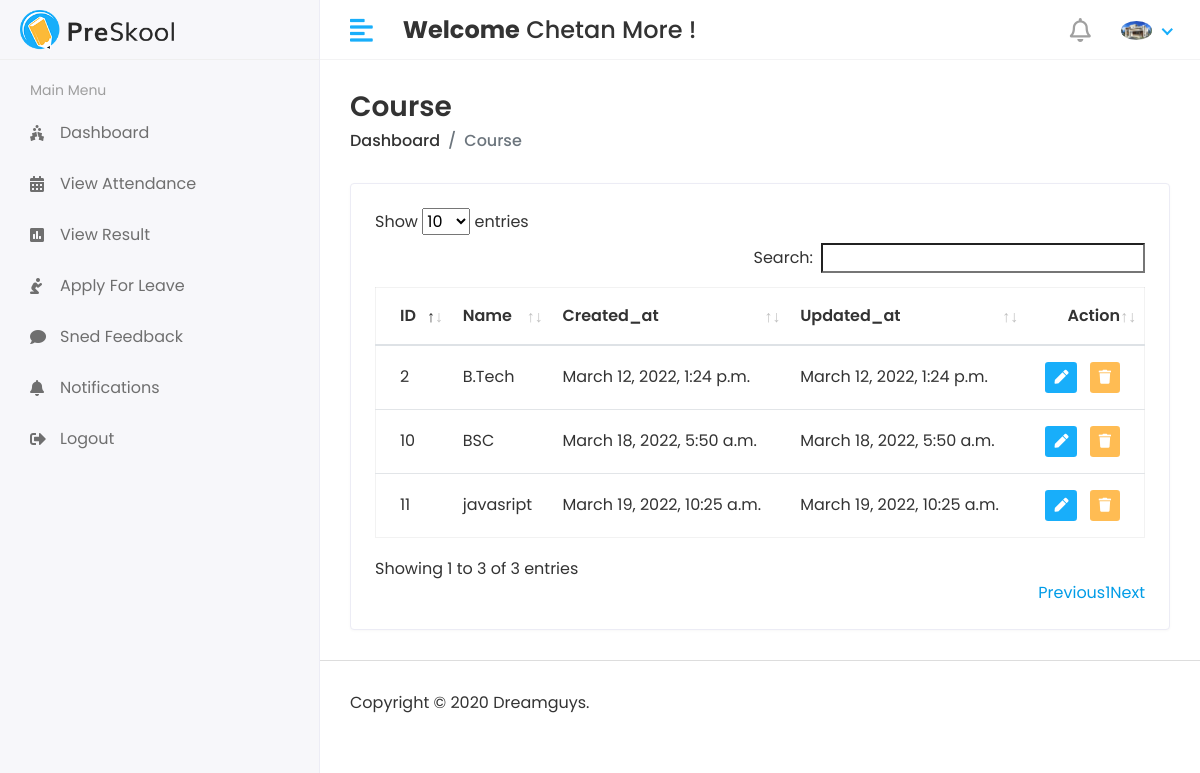
The page /Hod/Course/View (signed in) on the database its author committed.
### app/models.py (models this page shows, shortened)
class CustomUser(AbstractUser):
    USER = (
        (1, 'HOD'),
        (2, 'STAFF'),
        (3, 'STUDENT'),
    )
    user_type = models.CharField(choices=USER, max_length=50, default=1)
    profile_pic = models.ImageField(upload_to='media/profile_pic')

class Course(models.Model):
    name = models.CharField(max_length=100)
    created_at = models.DateTimeField(auto_now_add=True)
    updated_at = models.DateTimeField(auto_now_add=True)

### student_management_system/Hod_views.py (the view)
# urls.py: path('Hod/Course/View', Hod_views.VIEW_COURSE, name='view_course'),
@login_required(login_url='/')
def VIEW_COURSE(request):
    course = Course.objects.all()
    context = {
        'course': course,
    }
    return render(request, 'Hod/view_course.html', context)

### templates/Hod/view_course.html (shortened to what this page needs)
{% extends 'base.html' %}
{% block content %}
<div class="content container-fluid">
    <div class="page-header">
        <div class="row align-items-center">
            <div class="col">
                <h3 class="page-title">Course</h3>
                <ul class="breadcrumb">
                    <li class="breadcrumb-item"><a href="index.html">Dashboard</a></li>
                    <li class="breadcrumb-item active">Course</li>
                </ul>
            </div>
        </div>
    </div>
    <div class="row">
        <div class="col-sm-12">
            <div class="card card-table">
                <div class="card-body">
                    <div class="table-responsive">
                        <table id="table_id" class="table table-hover table-center mb-0">
                            <thead>
                            <tr>
                                <th>ID</th>
                                <th>Name</th>
                                <th>Created_at</th>
                                <th>Updated_at</th>
                                <th class="text-right">Action</th>
                            </tr>
                            </thead>
                            <tbody>
                            {% for i in course %}
                            <tr>
                                <td>{{i.id}}</td>
                                <td>{{i.name}}</td>
                                <td>{{i.created_at}}</td>
                                <td>{{i.updated_at}}</td>
                                <td class="text-right">
                                    <div class="actions">
                                        <a href="{% url 'edit_course' i.id %}" class="btn btn-sm bg-success-light mr-2">
                                            <i class="fas fa-pen"></i>
                                        </a>
                                        <a href="{% url 'delete_course' i.id %}" class="btn btn-sm bg-danger-light">
                                            <i class="fas fa-trash"></i>
                                        </a>
                                    </div>
                                </td>
                            </tr>
                            {% endfor %}
                            </tbody>
                        </table>
                    </div>
                </div>
            </div>
        </div>
    </div>
</div>
{% endblock %}

### templates/includes/header.html (shortened to what this page needs)
{% load static %}
    <div class="header">
        <div class="header-left">
            <a href="index.html" class="logo">
                <img src="{% static 'assets/img/logo.png' %}" alt="Logo">
            </a>
        </div>
        <a href="javascript:void(0);" id="toggle_btn">
            <i class="fas fa-align-left"></i>
        </a>
        <div class="top-nav-search mt-3">
            <h4><strong>Welcome</strong><span>&nbsp;{{user.first_name}} {{user.last_name}}</span>&nbsp;!</h4>
        </div>
        <ul class="nav user-menu">
            <li class="nav-item dropdown noti-dropdown">
                <a href="#" class="dropdown-toggle nav-link" data-toggle="dropdown">
                    <i class="far fa-bell"></i>
                </a>
            </li>
            <li class="nav-item dropdown has-arrow">
                <a href="#" class="dropdown-toggle nav-link" data-toggle="dropdown">
                    {% if user.profile_pic == "" %}
                    <span class="user-img"><img class="rounded-circle" src="{% static 'assets/img/noimg.jpg' %}"
                                                width="31" alt="Ryan Taylor"></span>
                    {% else %}
                    <span class="user-img"><img class="rounded-circle" src="/{{user.profile_pic}}"
                                                width="31" alt="Ryan Taylor"></span>
                    {% endif %}
                </a>
            </li>
        </ul>
    </div>

### static/assets/css/style.css (style rules this page uses)
html { height: 100%; }
body { background-color: #fff; color: #333; font-family: 'Poppins', sans-serif; font-size: 1rem; height: 100%; line-height: 1.5; overflow-x: hidden; }
h1, h2, h3, h4, h5, h6 { font-family: 'Poppins', sans-serif; margin-top: 0; }
a { color: #009ce7; }
input, button, a { transition: all 0.4s ease; -moz-transition: all 0.4s ease; -o-transition: all 0.4s ease; -ms-transition: all 0.4s ease; -webkit-transition: all 0.4s ease; }
ul, ol { padding: 0px; list-style: none; }
.table { color: #333; max-width: 100%; margin-bottom: 0; width: 100%; }
.table.dataTable { border-collapse: collapse !important; border: 1px solid rgba(0, 0, 0, 0.05); }
.table thead tr th { font-weight: 600; }
.table tbody tr { border-bottom: 1px solid rgba(0, 0, 0, 0.05); }
.table.table-center td, .table.table-center th { vertical-align: middle; }
.card-table .card-body .table > thead > tr > th { border-top: 0; }
.card-table .card-body .table tr td:first-child, .card-table .card-body .table tr th:first-child { padding-left: 1.5rem; }
.card-table .card-body .table tr td:last-child, .card-table .card-body .table tr th:last-child { padding-right: 1.5rem; }
.card-table .table td, .card-table .table th { border-top: 1px solid #e2e5e8; padding: 1rem 0.75rem; white-space: nowrap; }
.card { border: 1px solid #ececf5; box-shadow: 0 1px 3px 0 rgba(0, 0, 0, 0.03); margin-bottom: 1.875rem; }
.card-body { padding: 1.5rem; }
.bg-danger-light { background-color:#FFBC53 !important; color:#fff !important; }
.bg-success-light { background-color: #18aefa; color: #fff; }
.header { background-color: #fff; border-bottom: 1px solid #f3f3f4; left: 0; position: fixed; right: 0; top: 0; z-index: 1001; height: 60px; }
.header .header-left { float: left; height: 60px; padding: 0 20px; position: relative; width: 320px; z-index: 1; transition: all 0.2s ease-in-out; background-color: #f7f7fa; border-bottom: 1px solid #efefef; border-right: 1px solid #ececf5; display: flex; align-items: center; }
.header .header-left .logo { display: inline-block; line-height: 60px; }
.header .header-left .logo img { max-height: 40px; width: auto; }
.header .dropdown-toggle:after { display: none; }
.header .has-arrow .dropdown-toggle:after { border-top: 0; border-left: 0; border-bottom: 2px solid #18aefa; border-right: 2px solid #18aefa; content: ''; height: 8px; display: inline-block; pointer-events: none; -webkit-transform-origin: 66% 66%; -ms-transform-origin: 66% 66%; transform-origin: 66% 66%; -webkit-transform: rotate(45deg); -ms-transform: rotate(45deg); transform: rotate(45deg); -webkit-transition: all 0.15s ease-in-out; transition: all 0.15s ease-in-out; width: 8px; vertical-align: 0px; }
.user-menu { float: right; margin: 0; position: relative; z-index: 99; padding-right: 15px; }
.user-menu.nav > li > a { color: #a0a0a0; font-size: 14px; line-height: 58px; padding: 0 15px; height: 60px; }
.user-img { margin-right: 3px; position: relative; }
.top-nav-search { float: left; margin-left: 15px; }
.page-wrapper > .content { padding: 1.875rem 1.875rem 0; }
.page-header { margin-bottom: 1.875rem; }
.page-header .breadcrumb { background-color: transparent; color: #6c757d; font-size: 1rem; font-weight: 500; margin-bottom: 0; padding: 0; }
.page-header .breadcrumb a { color: #333; }
.page-title { font-size: 28px; font-weight: 600; color: #333; margin-bottom: 5px; }
.user-menu.nav > li > a > i { font-size: 1.5rem; line-height: 60px; }
@media (min-width: 992px) { #toggle_btn { align-items: center; color: #18aefa; display: inline-flex; float: left; font-size: 26px; height: 60px; justify-content: center; margin-left: 15px; padding: 0 15px; } }

### rows shown on the page
CustomUser: first_name "Chetan", last_name "More", profile_pic (picture)
Course: id "2", name "B.Tech", created_at "March 12, 2022, 1:24 p.m.", updated_at "March 12, 2022, 1:24 p.m."
Course: id "10", name "BSC", created_at "March 18, 2022, 5:50 a.m.", updated_at "March 18, 2022, 5:50 a.m."
Course: id "11", name "javasript", created_at "March 19, 2022, 10:25 a.m.", updated_at "March 19, 2022, 10:25 a.m."
